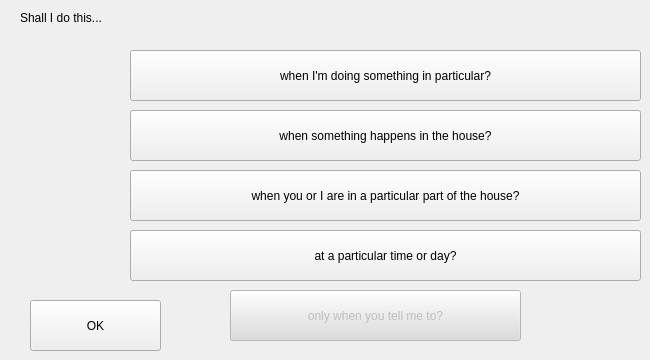
    <widget class="QWidget" name="tab_3">
     <attribute name="title">
      <string>When and Why?</string>
     </attribute>
     <widget class="QPushButton" name="whenTellMePushButton">
      <property name="enabled">
       <bool>false</bool>
      </property>
      <property name="geometry">
       <rect>
        <x>230</x>
        <y>290</y>
        <width>291</width>
        <height>51</height>
       </rect>
      </property>
      <property name="styleSheet">
       <string notr="true">background-color: rgb(220, 220, 220);</string>
      </property>
      <property name="text">
       <string>only when you tell me to?</string>
      </property>
      <property name="checkable">
       <bool>true</bool>
      </property>
     </widget>
     <widget class="QLabel" name="label_3">
      <property name="geometry">
       <rect>
        <x>20</x>
        <y>10</y>
        <width>151</width>
        <height>16</height>
       </rect>
      </property>
      <property name="text">
       <string>Shall I do this...</string>
      </property>
     </widget>
     <widget class="QPushButton" name="whenSomethingPushButton">
      <property name="geometry">
       <rect>
        <x>130</x>
        <y>110</y>
        <width>511</width>
        <height>51</height>
       </rect>
      </property>
      <property name="text">
       <string>when something happens in the house?</string>
      </property>
      <property name="checkable">
       <bool>true</bool>
      </property>
     </widget>
     <widget class="QPushButton" name="doingPushButton">
      <property name="enabled">
       <bool>true</bool>
      </property>
      <property name="geometry">
       <rect>
        <x>130</x>
        <y>50</y>
        <width>511</width>
        <height>51</height>
       </rect>
      </property>
      <property name="text">
       <string>when I'm doing something in particular?</string>
      </property>
      <property name="checkable">
       <bool>true</bool>
      </property>
     </widget>
     <widget class="QPushButton" name="locationPushButton">
      <property name="geometry">
       <rect>
        <x>130</x>
        <y>170</y>
        <width>511</width>
        <height>51</height>
       </rect>
      </property>
      <property name="text">
       <string>when you or I are in a particular part of the house?</string>
      </property>
      <property name="checkable">
       <bool>true</bool>
      </property>
     </widget>
     <widget class="QPushButton" name="timePushButton">
      <property name="geometry">
       <rect>
        <x>130</x>
        <y>230</y>
        <width>511</width>
        <height>51</height>
       </rect>
      </property>
      <property name="text">
       <string>at a particular time or day?</string>
      </property>
      <property name="checkable">
       <bool>true</bool>
      </property>
     </widget>
     <widget class="QPushButton" name="okPushButton">
      <property name="geometry">
       <rect>
        <x>30</x>
        <y>300</y>
        <width>131</width>
        <height>51</height>
       </rect>
      </property>
      <property name="text">
       <string>OK</string>
      </property>
     </widget>
     <zorder>doingPushButton</zorder>
     <zorder>whenTellMePushButton</zorder>
     <zorder>label_3</zorder>
     <zorder>whenSomethingPushButton</zorder>
     <zorder>locationPushButton</zorder>
     <zorder>timePushButton</zorder>
     <zorder>okPushButton</zorder>
    </widget>
